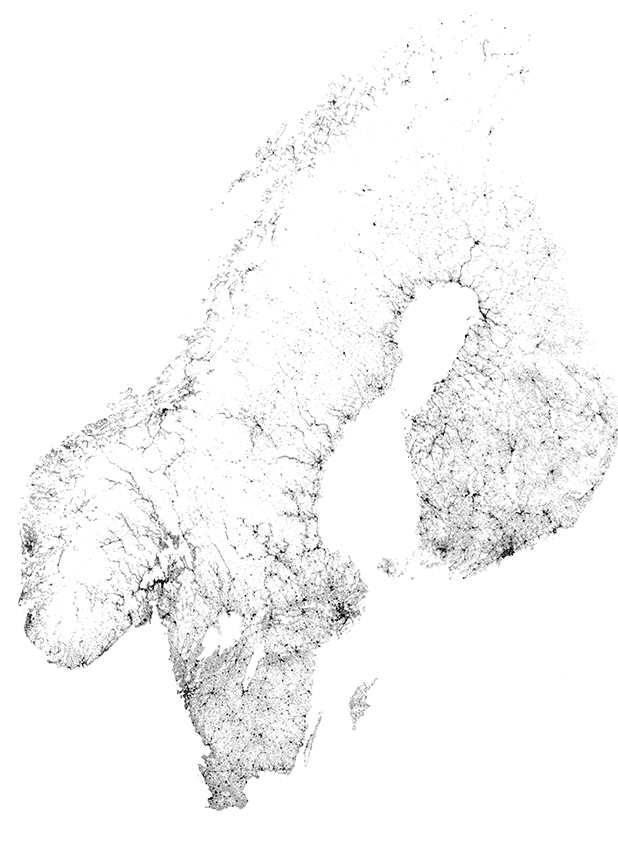
#> input picture popdens2.png, 618 x 859 px
$ python swebola.py
#> lines starting #> are read from the running program, lines starting #| are printed output that depends on the picture
import numpy as np
import math
import matplotlib.pyplot as plt
from matplotlib import rcParams
import matplotlib.image as mpimg
rcParams['font.family'] = 'serif'
rcParams['font.size'] = 16
rcParams['figure.figsize'] = 12, 8
from PIL import Image
import imageio

beta = 0.010
gamma = 1

def euler_step(u, f, dt):
    return u + dt * f(u)


def f(u):
    S = u[0]
    I = u[1]
    R = u[2]

    new = np.array([-beta*(S[1:-1, 1:-1]*I[1:-1, 1:-1] + \
                            S[0:-2, 1:-1]*I[0:-2, 1:-1] + \
                            S[2:, 1:-1]*I[2:, 1:-1] + \
                            S[1:-1, 0:-2]*I[1:-1, 0:-2] + \
                            S[1:-1, 2:]*I[1:-1, 2:]),
                     beta*(S[1:-1, 1:-1]*I[1:-1, 1:-1] + \
                            S[0:-2, 1:-1]*I[0:-2, 1:-1] + \
                            S[2:, 1:-1]*I[2:, 1:-1] + \
                            S[1:-1, 0:-2]*I[1:-1, 0:-2] + \
                            S[1:-1, 2:]*I[1:-1, 2:]) - gamma*I[1:-1, 1:-1],
                     gamma*I[1:-1, 1:-1]
                    ])

    padding = np.zeros_like(u)
    padding[:,1:-1,1:-1] = new
    padding[0][padding[0] < 0] = 0
    padding[0][padding[0] > 255] = 255
    padding[1][padding[1] < 0] = 0
    padding[1][padding[1] > 255] = 255
    padding[2][padding[2] < 0] = 0
    padding[2][padding[2] > 255] = 255

    return padding

from PIL import Image
img = Image.open('popdens2.png')
#> img is the input picture: PIL image 618x859 RGB; min 0, max 255, mean 247.2
img = img.resize((int(img.size[0]/2), int(img.size[1]/2)))
#> img: PIL image 309x429 RGB
img = 255 - np.asarray(img)
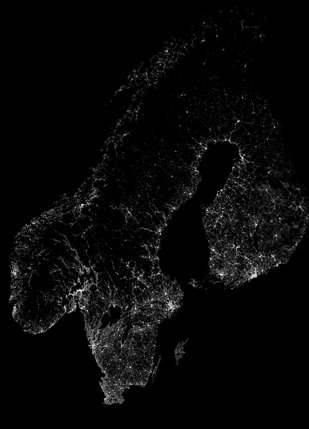
#> img: shape (429, 309, 3); min 0, max 254, mean 7.9
imgplot = plt.imshow(img)
imgplot.set_interpolation('nearest')

S_0 = img[:,:,1]
I_0 = np.zeros_like(S_0)
I_0[309,170] = 1 # patient zero


R_0 = np.zeros_like(S_0)

T = 900                         # final time
dt = 1                          # time increment
N = int(T/dt) + 1               # number of time-steps
t = np.linspace(0.0, T, N)      # time discretization

# initialize the array containing the solution for each time-step
#> (the run stopped early here; a loop or call above may not have finished)
